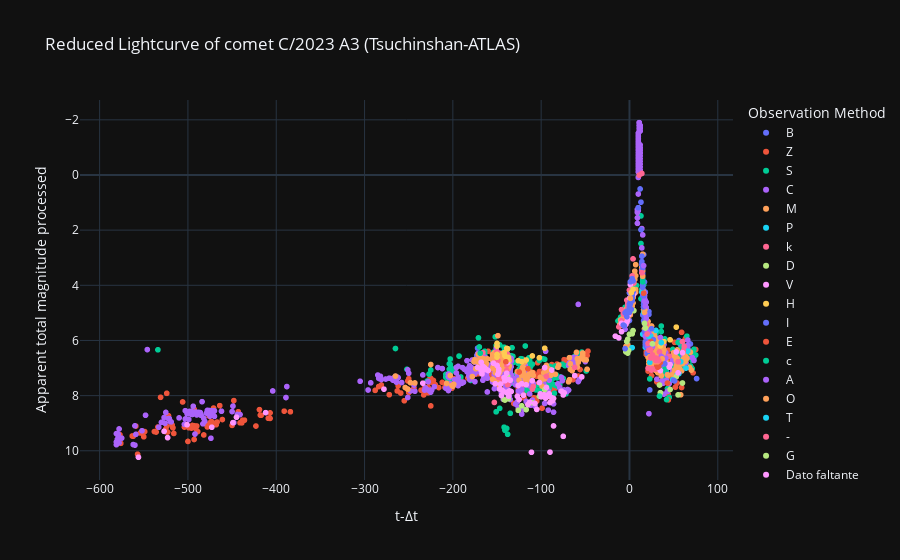

The notebook cell saved with this chart:
### Code cell
# Curva de luz reducida
labels = {'delta_t':'t-Δt','magnitud_reducida':'Apparent total magnitude processed', 'obs_method_key' : 'Observation Method'}
fig = px.scatter(curva_de_luz_procesada_df, x='delta_t', y='magnitud_reducida', color='obs_method_key', template= 'plotly_dark', labels= labels, title=f'Reduced Lightcurve of comet {nombre_cometa} (Tsuchinshan-ATLAS)')
fig.update_yaxes(autorange="reversed")
fig.show()

### Figure 1 — Plotly figure (JSON) as saved in the notebook; plotly's stock layout.template omitted (floating-point values rounded to 4 significant figures; data arrays with more than 128 entries replaced by an {"elided": "..."} marker saying what was removed)
{"data": [{"hovertemplate": "Observation Method=B<br>t-Δt=%{x}<br>Apparent total magnitude processed=%{y}<extra></extra>", "legendgroup": "B", "marker": {"color": "#636efa", "symbol": "circle"}, "mode": "markers", "name": "B", "showlegend": true, "type": "scattergl", "x": {"elided": "157 int values"}, "xaxis": "x", "y": {"elided": "157 float values"}, "yaxis": "y"}, {"hovertemplate": "Observation Method=Z<br>t-Δt=%{x}<br>Apparent total magnitude processed=%{y}<extra></extra>", "legendgroup": "Z", "marker": {"color": "#EF553B", "symbol": "circle"}, "mode": "markers", "name": "Z", "showlegend": true, "type": "scattergl", "x": {"elided": "347 int values"}, "xaxis": "x", "y": {"elided": "347 float values"}, "yaxis": "y"}, {"hovertemplate": "Observation Method=S<br>t-Δt=%{x}<br>Apparent total magnitude processed=%{y}<extra></extra>", "legendgroup": "S", "marker": {"color": "#00cc96", "symbol": "circle"}, "mode": "markers", "name": "S", "showlegend": true, "type": "scattergl", "x": {"elided": "424 int values"}, "xaxis": "x", "y": {"elided": "424 float values"}, "yaxis": "y"}, {"hovertemplate": "Observation Method=C<br>t-Δt=%{x}<br>Apparent total magnitude processed=%{y}<extra></extra>", "legendgroup": "C", "marker": {"color": "#ab63fa", "symbol": "circle"}, "mode": "markers", "name": "C", "showlegend": true, "type": "scattergl", "x": {"elided": "581 int values"}, "xaxis": "x", "y": {"elided": "581 float values"}, "yaxis": "y"}, {"hovertemplate": "Observation Method=M<br>t-Δt=%{x}<br>Apparent total magnitude processed=%{y}<extra></extra>", "legendgroup": "M", "marker": {"color": "#FFA15A", "symbol": "circle"}, "mode": "markers", "name": "M", "showlegend": true, "type": "scattergl", "x": {"elided": "516 int values"}, "xaxis": "x", "y": {"elided": "516 float values"}, "yaxis": "y"}, {"hovertemplate": "Observation Method=P<br>t-Δt=%{x}<br>Apparent total magnitude processed=%{y}<extra></extra>", "legendgroup": "P", "marker": {"color": "#19d3f3", "symbol": "circle"}, "mode": "markers", "name": "P", "showlegend": true, "type": "scattergl", "x": [66, 64, 58, 56, 54, 49, 30, 24, 22, 18, 18, 17, 16, 16, 15, 15, 14, 3], "xaxis": "x", "y": [6.387, 7.001, 6.77, 7.203, 7.244, 7.424, 5.637, 5.833, 6.154, 6.25, 5.75, 5.28, 4.987, 4.587, 5.773, 3.873, 4.244, 6.26], "yaxis": "y"}, {"hovertemplate": "Observation Method=k<br>t-Δt=%{x}<br>Apparent total magnitude processed=%{y}<extra></extra>", "legendgroup": "k", "marker": {"color": "#FF6692", "symbol": "circle"}, "mode": "markers", "name": "k", "showlegend": true, "type": "scattergl", "x": [62, 61, 60, 55, 45, 34, 30, 26, 25, 22, 21, 5, 4, 3, 1, 0, -1, -2, -2, -3, -3, -3, -4, -7, -9, -9, -12, -62, -94, -109, -110, -120, -138, -138, -138, -139, -139, -139, -139, -144, -148, -149, -150, -150, -153, -166], "xaxis": "x", "y": [6.219, 6.379, 6.042, 6.774, 6.564, 6.415, 7.037, 7.024, 7.076, 6.154, 7.009, 3.918, 3.042, 3.66, 3.873, 4.175, 4.668, 4.658, 4.758, 5.037, 5.037, 4.537, 5.016, 5.043, 5.282, 4.882, 5.509, 6.975, 7.303, 7.669, 7.761, 7.586, 7.601, 6.301, 6.501, 6.688, 6.888, 6.888, 7.088, 7.513, 7.344, 6.726, 6.407, 6.607, 8.247, 6.442], "yaxis": "y"}, {"hovertemplate": "Observation Method=D<br>t-Δt=%{x}<br>Apparent total magnitude processed=%{y}<extra></extra>", "legendgroup": "D", "marker": {"color": "#B6E880", "symbol": "circle"}, "mode": "markers", "name": "D", "showlegend": true, "type": "scattergl", "x": [60, 55, 53, 46, 35, 34, 5, 4, 3, 0, -1, -2, -2, -3, -3, -3, -4, -96, -102, -110, -117, -122, -126, -137, -138, -141, -142], "xaxis": "x", "y": [7.542, 7.974, 7.317, 7.776, 7.892, 7.615, 4.918, 5.642, 5.76, 5.775, 6.368, 5.958, 6.458, 6.037, 6.337, 6.037, 6.416, 7.782, 8.026, 8.261, 8.508, 8.369, 8.534, 8.115, 7.301, 8.159, 8.145], "yaxis": "y"}, {"hovertemplate": "Observation Method=V<br>t-Δt=%{x}<br>Apparent total magnitude processed=%{y}<extra></extra>", "legendgroup": "V", "marker": {"color": "#FF97FF", "symbol": "circle"}, "mode": "markers", "name": "V", "showlegend": true, "type": "scattergl", "x": [60, 55, 53, 46, 45, 41, 39, 35, 34, 30, 22, 18, 17, 5, 4, 3, 2, 1, 0, -1, -2, -2, -3, -3, -3, -4, -7, -9, -9, -12, -16, -54, -62, -74, -75, -75, -77, -86, -86, -87, -88, -88, -90, -90, -91, -92, -94, -95, -96, -96, -97, -100, -101, -102, -105, -107, -110, -111, -113, -115, -117, -120, -122, -125, -126, -127, -134, -135, -135, -136, -137, -137, -138, -139, -140, -141, -141, -142, -144, -145, -146, -147, -148, -148, -149, -150, -152, -154, -160, -161, -164, -165, -166, -166, -167, -168, -168, -172, -234, -278, -412, -445, -449, -473, -501, -523, -527, -556], "xaxis": "x", "y": [6.442, 7.174, 6.417, 6.876, 6.964, 6.842, 6.745, 7.092, 6.715, 6.737, 6.154, 5.55, 5.18, 4.318, 3.842, 4.26, 4.369, 3.973, 4.475, 5.068, 5.258, 5.058, 5.337, 5.337, 5.137, 5.416, 5.443, 5.382, 5.682, 5.909, 5.844, 7.322, 7.275, 7.895, 7.976, 9.476, 7.84, 8.099, 9.099, 8.186, 8.074, 7.074, 8.249, 10.05, 7.937, 8.025, 7.703, 8.092, 7.982, 6.982, 7.972, 8.044, 7.935, 7.526, 8.5, 8.285, 7.461, 10.05, 8.239, 8.325, 7.608, 7.986, 7.569, 8.143, 7.634, 8.025, 7.852, 7.84, 7.44, 7.827, 7.415, 8.015, 6.801, 7.188, 7.874, 7.359, 7.459, 7.345, 7.813, 7.996, 7.581, 7.762, 7.044, 7.144, 7.226, 6.907, 7.568, 6.827, 7.092, 7.067, 6.993, 7.068, 6.942, 6.942, 7.215, 7.088, 6.788, 6.979, 7.549, 7.765, 8.617, 8.783, 8.979, 9.147, 9.055, 9.523, 9.293, 10.23], "yaxis": "y"}, {"hovertemplate": "Observation Method=H<br>t-Δt=%{x}<br>Apparent total magnitude processed=%{y}<extra></extra>", "legendgroup": "H", "marker": {"color": "#FECB52", "symbol": "circle"}, "mode": "markers", "name": "H", "showlegend": true, "type": "scattergl", "x": [53, 46, 39, 35, -96, -102, -110, -117, -122, -126, -137, -138, -138, -139, -139, -141, -142, -150, -150, -150, -150], "xaxis": "x", "y": [5.517, 5.976, 6.045, 6.192, 6.282, 6.626, 6.561, 6.708, 6.769, 6.734, 6.615, 6.301, 6.701, 6.288, 6.688, 6.559, 6.445, 6.107, 6.507, 6.207, 6.607], "yaxis": "y"}, {"hovertemplate": "Observation Method=I<br>t-Δt=%{x}<br>Apparent total magnitude processed=%{y}<extra></extra>", "legendgroup": "I", "marker": {"color": "#636efa", "symbol": "circle"}, "mode": "markers", "name": "I", "showlegend": true, "type": "scattergl", "x": [51, 50, 40, 37, 36, 34, 27, 25, 25, 25, 24, 24, 23, 22, 22, 22, 22, 22, 21, 21, 21, 20, 20, 20, 20, 19, 19, 19, 19, 19, 18, 18, 18, 18, 18, 18, 18, 18, 18, 18, 17, 17, 17, 17, 17, 17, 17, 17, 16, 16, 16, 16, 16, 16, 15, 15, 15, 15, 15, 15, 15, 15, 15, 15, 15, 15, 14, 14, 14, 14, 13, 13, 12, 10, 4, 4, 4, 4, 3, 3, 3, 3, 3, 3, 3, 2, 2, 2, 1, 1, 1, 1, 0, 0, 0, 0, 0, -3, -3, -3, -5, -5, -6, -7], "xaxis": "x", "y": [7.468, 7.444, 6.843, 6.864, 6.778, 6.915, 5.969, 6.076, 5.976, 5.576, 6.333, 6.233, 6.294, 6.254, 6.154, 6.154, 6.254, 5.054, 5.709, 5.809, 6.109, 6.466, 5.666, 5.966, 6.266, 6.212, 6.112, 5.012, 5.712, 5.912, 6.15, 5.75, 5.25, 6.05, 5.65, 5.15, 5.75, 5.55, 5.65, 5.05, 4.68, 5.18, 5.68, 5.68, 4.68, 4.58, 5.38, 5.18, 4.387, 4.587, 4.787, 4.787, 4.687, 5.287, 4.373, 4.373, 4.073, 3.873, 3.373, 3.873, 3.873, 3.873, 3.273, 3.873, 3.973, 4.073, 3.244, 2.944, 2.944, 3.144, 1.985, 0.9852, 0.5069, 1.189, 4.242, 3.842, 4.142, 4.142, 3.76, 4.36, 4.56, 4.46, 4.56, 4.56, 4.56, 4.469, 4.469, 4.869, 4.473, 4.673, 4.673, 4.573, 4.675, 4.775, 4.975, 4.975, 4.775, 4.937, 4.937, 5.137, 4.997, 6.297, 5.466, 5.443], "yaxis": "y"}, {"hovertemplate": "Observation Method=E<br>t-Δt=%{x}<br>Apparent total magnitude processed=%{y}<extra></extra>", "legendgroup": "E", "marker": {"color": "#EF553B", "symbol": "circle"}, "mode": "markers", "name": "E", "showlegend": true, "type": "scattergl", "x": [44, 43, 35, 33, 32, 31, 25, 24, 16, -140], "xaxis": "x", "y": [8.154, 7.546, 6.792, 6.939, 6.968, 6.902, 6.276, 6.033, 4.287, 6.774], "yaxis": "y"}, {"hovertemplate": "Observation Method=c<br>t-Δt=%{x}<br>Apparent total magnitude processed=%{y}<extra></extra>", "legendgroup": "c", "marker": {"color": "#00cc96", "symbol": "circle"}, "mode": "markers", "name": "c", "showlegend": true, "type": "scattergl", "x": [42, 34, 15, -135, -138, -139, -141, -142, -147, -151, -169], "xaxis": "x", "y": [8.144, 8.015, 3.873, 8.64, 9.401, 9.188, 9.259, 9.145, 8.462, 8.588, 6.461], "yaxis": "y"}, {"hovertemplate": "Observation Method=A<br>t-Δt=%{x}<br>Apparent total magnitude processed=%{y}<extra></extra>", "legendgroup": "A", "marker": {"color": "#ab63fa", "symbol": "circle"}, "mode": "markers", "name": "A", "showlegend": true, "type": "scattergl", "x": [41, 36, 35, 26, 24, 22, 21, 20, 20, 19, 18, 18, 18, 17, 16, 15], "xaxis": "x", "y": [6.642, 6.578, 5.892, 6.224, 6.133, 5.754, 6.209, 5.866, 5.666, 5.212, 5.05, 5.85, 4.75, 4.58, 3.287, 2.173], "yaxis": "y"}, {"hovertemplate": "Observation Method=O<br>t-Δt=%{x}<br>Apparent total magnitude processed=%{y}<extra></extra>", "legendgroup": "O", "marker": {"color": "#FFA15A", "symbol": "circle"}, "mode": "markers", "name": "O", "showlegend": true, "type": "scattergl", "x": [37, 32, 30, 29, 24, 23, 17, 1], "xaxis": "x", "y": [6.664, 6.768, 6.737, 6.776, 6.633, 6.594, 4.98, 4.473], "yaxis": "y"}, {"hovertemplate": "Observation Method=T<br>t-Δt=%{x}<br>Apparent total magnitude processed=%{y}<extra></extra>", "legendgroup": "T", "marker": {"color": "#19d3f3", "symbol": "circle"}, "mode": "markers", "name": "T", "showlegend": true, "type": "scattergl", "x": [36, 23, 22], "xaxis": "x", "y": [6.078, 6.794, 5.854], "yaxis": "y"}, {"hovertemplate": "Observation Method=-<br>t-Δt=%{x}<br>Apparent total magnitude processed=%{y}<extra></extra>", "legendgroup": "-", "marker": {"color": "#FF6692", "symbol": "circle"}, "mode": "markers", "name": "-", "showlegend": true, "type": "scattergl", "x": [33, 32, 31, 30, 30, 29, 26, 24, 24, 22, 21, 20, 19, 14, 14, 14, 14, 11], "xaxis": "x", "y": [6.739, 6.668, 6.702, 6.737, 6.637, 6.676, 6.524, 6.633, 6.333, 6.354, 6.109, 5.766, 5.412, 3.544, 3.544, -0.05629, -0.05629, 0.006221], "yaxis": "y"}, {"hovertemplate": "Observation Method=G<br>t-Δt=%{x}<br>Apparent total magnitude processed=%{y}<extra></extra>", "legendgroup": "G", "marker": {"color": "#B6E880", "symbol": "circle"}, "mode": "markers", "name": "G", "showlegend": true, "type": "scattergl", "x": [26, 18, 17], "xaxis": "x", "y": [6.124, 5.55, 5.38], "yaxis": "y"}, {"hovertemplate": "Observation Method=Dato faltante<br>t-Δt=%{x}<br>Apparent total magnitude processed=%{y}<extra></extra>", "legendgroup": "Dato faltante", "marker": {"color": "#FF97FF", "symbol": "circle"}, "mode": "markers", "name": "Dato faltante", "showlegend": true, "type": "scattergl", "x": [18], "xaxis": "x", "y": [null], "yaxis": "y"}, {"hovertemplate": "Observation Method=t<br>t-Δt=%{x}<br>Apparent total magnitude processed=%{y}<extra></extra>", "legendgroup": "t", "marker": {"color": "#FECB52", "symbol": "circle"}, "mode": "markers", "name": "t", "showlegend": true, "type": "scattergl", "x": [4, 2], "xaxis": "x", "y": [4.142, 4.269], "yaxis": "y"}, {"hovertemplate": "Observation Method=i<br>t-Δt=%{x}<br>Apparent total magnitude processed=%{y}<extra></extra>", "legendgroup": "i", "marker": {"color": "#636efa", "symbol": "circle"}, "mode": "markers", "name": "i", "showlegend": true, "type": "scattergl", "x": [1], "xaxis": "x", "y": [3.873], "yaxis": "y"}, {"hovertemplate": "Observation Method=d<br>t-Δt=%{x}<br>Apparent total magnitude processed=%{y}<extra></extra>", "legendgroup": "d", "marker": {"color": "#EF553B", "symbol": "circle"}, "mode": "markers", "name": "d", "showlegend": true, "type": "scattergl", "x": [-115, -125], "xaxis": "x", "y": [7.025, 7.143], "yaxis": "y"}], "layout": {"legend": {"title": {"text": "Observation Method"}, "tracegroupgap": 0}, "title": {"text": "Reduced Lightcurve of comet C/2023 A3 (Tsuchinshan-ATLAS)"}, "xaxis": {"anchor": "y", "domain": [0, 1], "title": {"text": "t-Δt"}}, "yaxis": {"anchor": "x", "autorange": "reversed", "domain": [0, 1], "title": {"text": "Apparent total magnitude processed"}}}}
